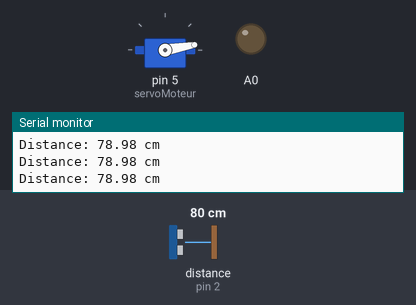
Simulated run of this sketch. Board: Arduino Uno, built with avr-gcc and run on an emulated ATmega328P. Shown: servo, output pins drawn as LEDs (lit = HIGH), the last lines printed to the serial monitor. Wiring (inferred from the names in the program): ultrasonic range finder: trigger pin 3; echo pin 2. The inputs (shaded band) are chosen by the test bench; at power-on: distance to the obstacle (sensor on pin 2) 80 cm. The echo pulse lasts 58.3 µs per cm; pins used as bus, display or sensor lines are not drawn.

Above: at 1.2 s.
1.3 s: distance to the obstacle (sensor on pin 2) set to 34 cm
4.3 s: distance to the obstacle (sensor on pin 2) set to 27 cm
At 5.1 s:
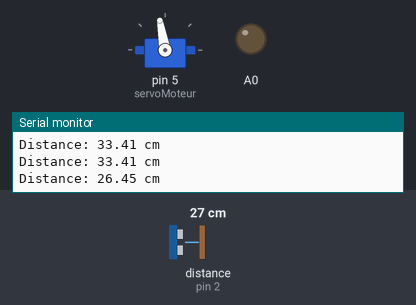
7.3 s: distance to the obstacle (sensor on pin 2) set to 60 cm
9.0 s: distance to the obstacle (sensor on pin 2) set to 2 cm
At 9.8 s:
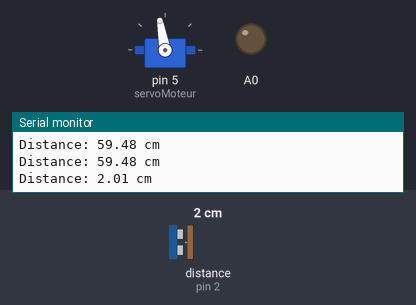
Timing chart, 0 to 13.0 s (numbered marks = the images above; inputs shaded):
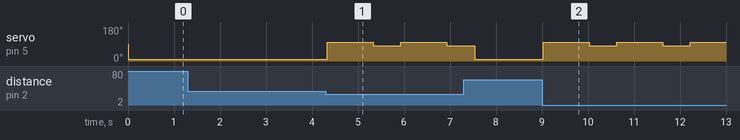

Measured:
- the behaviour switches between 31 and 30 cm on distance to the obstacle (sensor on pin 2) (found by bisection; images 0 and 1)
- after the input at 4.3 s, servo on pin 5 (servoMoteur): alternates 100° for 1.0 s and 80° for 0.60 s, starting at once
- after the input at 9.0 s, servo on pin 5 (servoMoteur): alternates 100° for 1.0 s and 80° for 0.60 s, starting at once

The sketch:

tout_droit_et_arri_re_teste.ino
```cpp
#include <Servo.h>

#define echoPin 2 // attach pin D2 Arduino to pin Echo of HC-SR04
#define trigPin 3 //attach pin D3 Arduino to pin Trig of HC-SR04
float Sensibilidad = 0.066; //Sensibilité en Volts/Ampère pour capteur de 5A à 185mV/A -> ,0.185yv
  Servo servoMoteur;
  Servo servo2;// on crée un objet servo appelé servoMoteur
  // defines variables
 long duration; // variable for the duration of sound wave travel
 float distance; // variable for the distance measurement

void setup() {
   pinMode(trigPin, OUTPUT); // Sets the trigPin as an OUTPUT
  pinMode(echoPin, INPUT); // Sets the echoPin as an INPUT
  // put your setup code here, to run once:
  servoMoteur.attach(5);
  pinMode(A0, OUTPUT);
  digitalWrite(A0, LOW);
  pinMode(A2, INPUT);
  Serial.begin(9600);
}

void loop() {
  if(ultraSon()>30){
     toutDroit();
  }else{
     Arriere();
     gauche();
  }


}
void ampereMetre(){
    double voltajeSensor = analogRead(A5)*0.0048828125;
  //(5.0 / 1023.0); //Pour la lecture du capteur
    double I=((voltajeSensor - 2.499999) / Sensibilidad); //Formule pour obtenir le courant ou   l'intensité mesuré avec les cordons connectés au module ACS712
    /*5000mV (tension de référence analogique - c'est la valeur par défaut (30.0 ->   30000Mv)*/
  /*adcValue = analogRead(currentPin);
    adcVoltage = (adcValue / 1024.0) * 5000;
    currentValue = ((adcVoltage - offsetVoltage) / sensitivity);*/
    Serial.print(voltajeSensor);
    Serial.print(" ");
    Serial.print(analogRead(A5));
    Serial.print(" ");
    Serial.print("La intensidad en Amperios es de: ");
    Serial.println(I,3);
    delay(200);
  }
void Arriere(){
  servoMoteur.write(100);
  servo2.write(25);
  delay(1000);
}
void toutDroit(){
  servoMoteur.write(10);
  servo2.write(115);
  delay(1);
}
void gauche(){
  servo2.write(40);
  servoMoteur.write(80);
  delay(600);
}
void droite(){
  pinMode(trigPin, OUTPUT); // Sets the trigPin as an OUTPUT
  pinMode(echoPin, INPUT); // Sets the echoPin as an INPUT
  Serial.begin(9600); // // Serial Communication is starting with 9600 of baudrate speed
  Serial.println("Ultrasonic Sensor HC-SR04 Test"); // print some text in Serial Monitor
  Serial.println("with Arduino UNO R3");
  servo2.write(110);
  servoMoteur.write(150);
  delay(1000);
}
float ultraSon(){

   // Clears the trigPin condition
  digitalWrite(trigPin, LOW);
  delayMicroseconds(2);
  // Sets the trigPin HIGH (ACTIVE) for 10 microseconds
  digitalWrite(trigPin, HIGH);
  delayMicroseconds(10);
  digitalWrite(trigPin, LOW);
  // Reads the echoPin, returns the sound wave travel time in microseconds
  duration = pulseIn(echoPin, HIGH);
  // Calculating the distance
  distance = duration * 0.034 / 2; // Speed of sound wave divided by 2 (go and back)
  // Displays the distance on the Serial Monitor
  Serial.print("Distance: ");
  Serial.print(distance);
  Serial.println(" cm");
  return distance;
}
```
